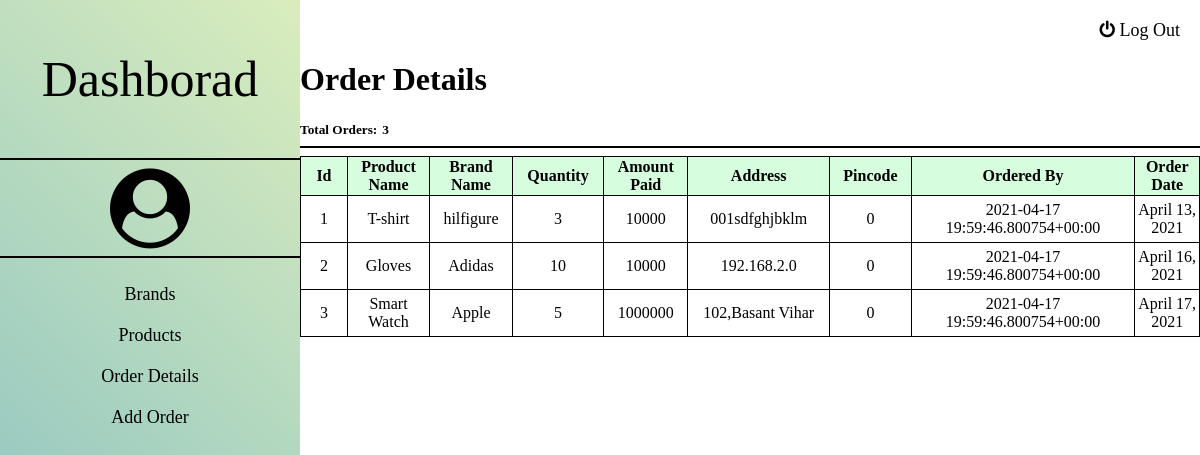
Page /dashboard/orderdetails on the committed database.
### order/models.py (models this page shows, shortened)
class order(models.Model):
    product_name=models.ForeignKey(product,on_delete=models.PROTECT,blank=False,null=False)
    brand_name=models.ForeignKey(brand,on_delete=models.PROTECT,blank=False,null=False)
    quantity=models.IntegerField()
    amount_paid=models.CharField(max_length=50)
    address=models.CharField(max_length=200)
    order_date=models.DateField(auto_now=True)
    pin_code=models.CharField(max_length=10)
    email_by=models.CharField(max_length=150)

### productinventory/models.py (models this page shows)
class product(models.Model):
    name = models.CharField(max_length=100)
    brand= models.ForeignKey(brand,on_delete=models.SET_NULL,blank=True ,null=True)
    rate= models.CharField(max_length=50)
    available = models.BooleanField(default=False)
    stock = models.CharField(max_length=50,default=0, blank=True,null=True)
    def __str__(self):
        return self.name

class brand(models.Model):
    brand_name=models.CharField(max_length=100)
    available =models.BooleanField(default=False)
    def __str__(self):
        return self.brand_name

### productinventory/views.py (the view)
# urls.py: path('orderdetails',views.orderdetails),
def orderdetails(request):
    orders = order.objects.all()
    return render(request,'order details.html',{'orders':orders})

### templates/order details.html (shortened to what this page needs)
{% load static %}
<!DOCTYPE html>
<html>
<head>
	<link rel="stylesheet" href="https://cdnjs.cloudflare.com/ajax/libs/font-awesome/4.7.0/css/font-awesome.min.css">
	<link rel="stylesheet" type="text/css" href="{% static 'css/main.css'%}">
</head>
<body>
	<div id="dashboard">
		<div class="sidebar">
			<a href="/dashboard"><p class="heading">Dashborad</p></a>
			<hr>
			<div class="user">
				<i class="fa fa-user-circle fa-4x"></i>
			</div>
			<hr>
			<div class="menus">
				<ul class="menu_list">
					<li>
						<a href="brands">Brands</a>
					</li>
					<li>
						<a href="products">Products</a>
					</li>
					<li>
						<a href="#">Order Details</a>
					</li>
					<li>
						<a href="addorder">Add Order</a>
					</li>
				</ul>
			</div>
		</div><div class="clear"></div>
		<div class="RightSide">
			<div class="topbar">
				<a href="/logout" id="logOut-but"><i class="fa fa-power-off"> Log Out</i></a>
			</div>
			<div class="content">
                <h1>Order Details</h1>
				<h5 style="display: inline;">Total Orders:</h5><h5 style="display: inline; margin-left: 5px;">{{orders.count}}</h5><hr>
				<div class="container_table">
				<table>
					<tr>
						<th>Id</th><th>Product Name</th><th>Brand Name</th><th>Quantity</th><th>Amount Paid</th><th>Address</th><th>Pincode</th><th>Ordered By</th><th>Order Date</th>
					</tr>
					{% for order in orders %}
					<tr>
						<td>{{order.id}}</td><td>{{order.product_name}}</td><td>{{order.brand_name}}</td><td>{{order.quantity}}</td><td>{{order.amount_paid}}</td><td>{{order.address}}</td><td>{{order.pin_code}}</td><td>{{order.email_by}}</td><td>{{order.order_date}}</td>
					</tr>
					{% endfor %}
				</table>
			    </div>
			</div>
		</div>
	</div>
</body>
</html>

### static/css/main.css (style rules this page uses)
body { margin: 0px; }
#dashboard { display: flex; flex-direction: row; }
a { text-decoration: none; color: black; }
div.sidebar { width: 25%; height: 100vh; background-image: linear-gradient(45deg,#7DBBC3,#DAEDBD); text-align: center; }
div.RightSide { width: 75%; float: left; }
.heading { font-size: 50px; text-align: center; }
div.user { font-size: 20px; }
hr { height:2px; border-width:0; background-color:black; }
ul { padding-inline-start: 0px !important; list-style-type: none; }
.menu_list li { padding: 10px; font-size: 18px; }
.menu_list li a { text-decoration: none; color: black; }
div.topbar { background-color: white; padding: 20px; }
div.topbar a { color: black; font-size: 18px; text-decoration: none; }
a#logOut-but { float: right; }
.content { width: 100%; margin-left: auto; margin-right: auto; }
.container_table { height: 500px; overflow-y: scroll; -ms-overflow-style: none; scrollbar-width: none; }
table, th, td { border: 1px solid black; border-collapse: collapse; }
table { width: 100%; }
th { position:-webkit-sticky; width: 30px; text-align: center; background-color: rgba(100, 248, 132, 0.267); }
td { padding-top: 5px; padding-bottom: 5px;; text-align: center; }

### rows in the picture
order: id "1", product_name "T-shirt", brand_name "hilfigure", quantity "3", amount_paid "10000", address "001sdfghjbklm", pin_code "0", email_by "2021-04-17 19:59:46.800754+00:00", order_date "April 13, 2021"
order: id "2", product_name "Gloves", brand_name "Adidas", quantity "10", amount_paid "10000", address "192.168.2.0", pin_code "0", email_by "2021-04-17 19:59:46.800754+00:00", order_date "April 16, 2021"
order: id "3", product_name "Smart Watch", brand_name "Apple", quantity "5", amount_paid "1000000", address "102,Basant Vihar", pin_code "0", email_by "2021-04-17 19:59:46.800754+00:00", order_date "April 17, 2021"

### other values in the picture
{{ orders.count }} "3"
